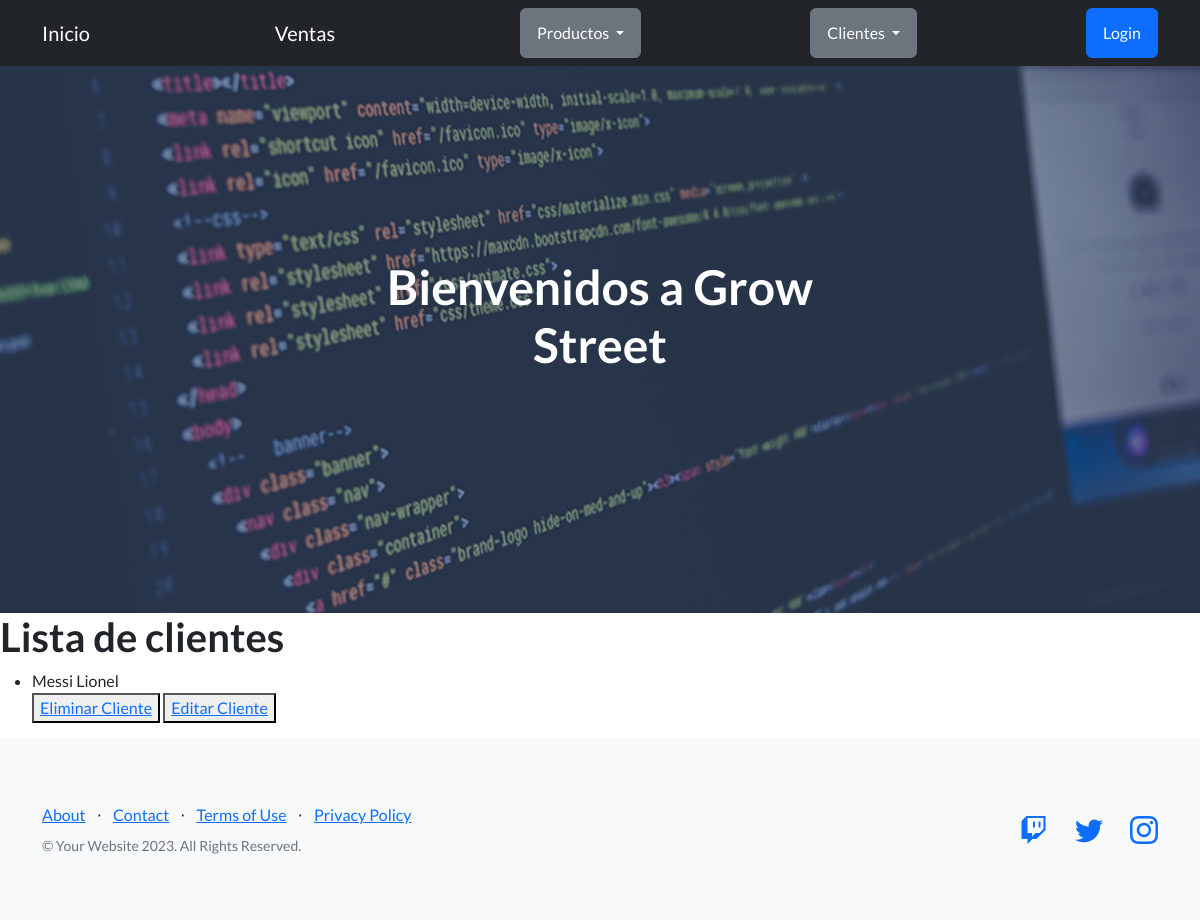
/distribuidora/clientes/, run on an earlier commit of the app's database.
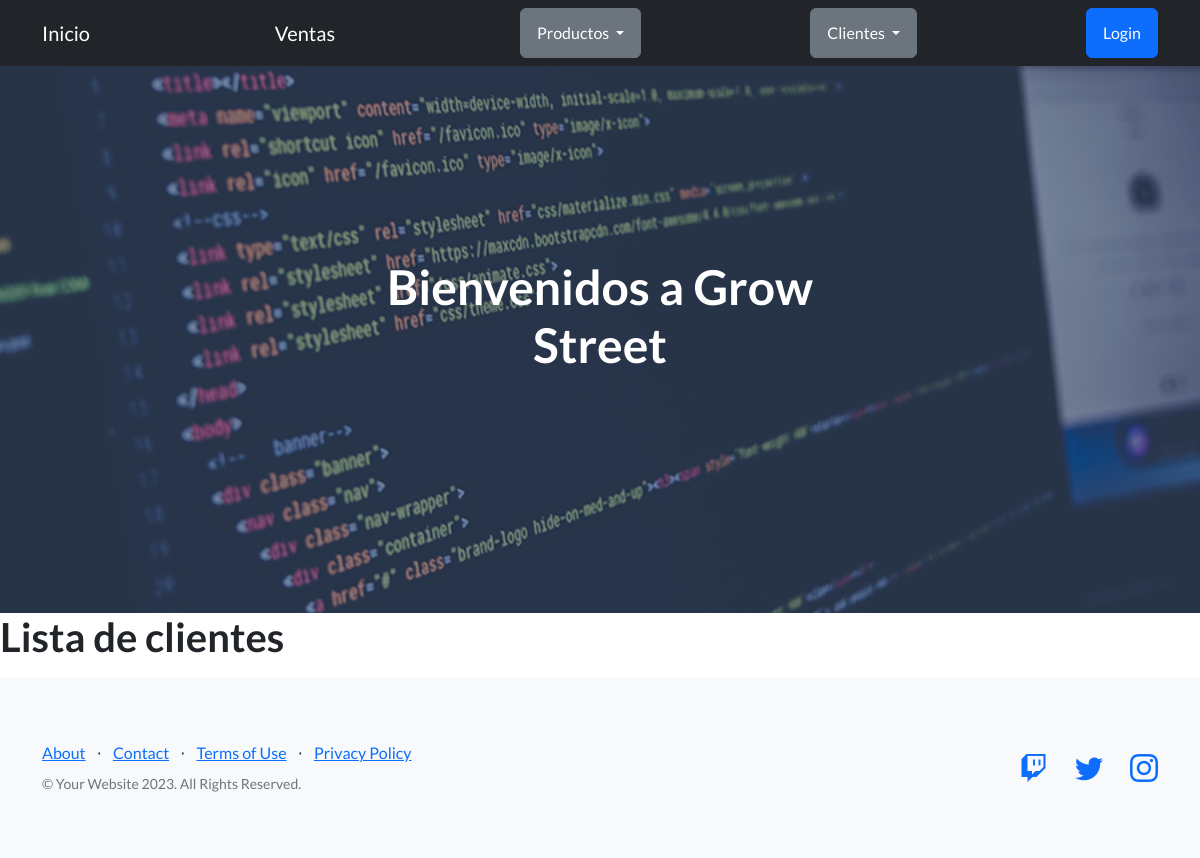
And on a later commit of the database.
### Distribuidora/models.py (models this page shows)
class Cliente(models.Model):
    nombre = models.CharField(max_length=50)
    apellido = models.CharField(max_length=30)
    email = models.EmailField()
    def __str__(self):
        return f'{self.apellido} {self.nombre}'

### Distribuidora/views.py (the view)
# urls.py: path('clientes/', leer_clientes, name="Clientes"),
def leer_clientes(req):
    clientes = Cliente.objects.all()
    return render(req, "leer_clientes.html", {"clientes":clientes})

### Distribuidora/context_processors.py (called while the page is built)
def user_avatar(request):
    user = request.user
    avatar = None  # Valor predeterminado si el usuario no tiene un avatar
    if user.is_authenticated:
        avatar = Avatar.objects.filter(user=user).first()
    return {
        'user_avatar': avatar
    }

### Distribuidora/templates/leer_clientes.html
{% extends 'inicio.html' %}
{% block HerenciaDeContenido %}
 <h1>Lista de clientes</h1>
<ul>
    {% for cliente in clientes %}
        <li>
            {{cliente}}
        </li>
        <div>
            <button>
                <a href="{% url 'EliminaCliente' cliente.id %}">Eliminar Cliente</a>
            </button>
            <button>
                <a href="{% url 'EditarCliente' cliente.id %}">Editar Cliente</a>
            </button>
        </div>
    {% endfor %}
</ul>
{% endblock HerenciaDeContenido %}

What changed in the data, as far as the page shows it:
removed Cliente: apellido+nombre "Messi Lionel"
